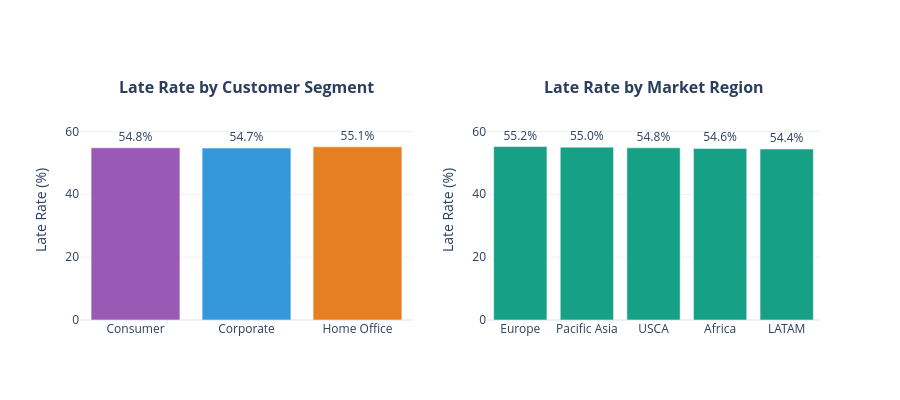

Notebook source saved alongside this figure:
### Code cell
# ============================================================
# 📊 EDA: CUSTOMER SEGMENT & MARKET ANALYSIS
# ============================================================

# Customer segment analysis
segment_analysis = df_raw.groupby('customer_segment').agg({
    'late_delivery_risk': ['mean', 'count']
}).round(3)
segment_analysis.columns = ['late_rate', 'order_count']

# Market analysis
market_analysis = df_raw.groupby('market').agg({
    'late_delivery_risk': ['mean', 'count']
}).round(3)
market_analysis.columns = ['late_rate', 'order_count']
market_analysis = market_analysis.sort_values('late_rate', ascending=False)

fig = make_subplots(
    rows=1, cols=2,
    subplot_titles=('<b>Late Rate by Customer Segment</b>', '<b>Late Rate by Market Region</b>')
)

# Customer segment
fig.add_trace(
    go.Bar(
        x=segment_analysis.index,
        y=segment_analysis['late_rate'] * 100,
        marker_color=['#9b59b6', '#3498db', '#e67e22'],
        text=[f"{r*100:.1f}%" for r in segment_analysis['late_rate']],
        textposition='outside'
    ),
    row=1, col=1
)

# Market region
fig.add_trace(
    go.Bar(
        x=market_analysis.index,
        y=market_analysis['late_rate'] * 100,
        marker_color='#16a085',
        text=[f"{r*100:.1f}%" for r in market_analysis['late_rate']],
        textposition='outside'
    ),
    row=1, col=2
)

fig.update_layout(height=400, showlegend=False)
fig.update_yaxes(title_text="Late Rate (%)", range=[0, 70])
fig.show()

print("\n👥 SEGMENT INSIGHTS:")
print(f"   • All customer segments show similar late delivery rates (~55%)")
print(f"   • LATAM and Africa markets show highest risk - logistics challenges")

### Figure 1 — Plotly figure (JSON) as saved in the notebook; plotly's stock layout.template omitted (floating-point values rounded to 4 significant figures)
{"data": [{"marker": {"color": ["#9b59b6", "#3498db", "#e67e22"]}, "text": ["54.8%", "54.7%", "55.1%"], "textposition": "outside", "type": "bar", "x": ["Consumer", "Corporate", "Home Office"], "xaxis": "x", "y": [54.8, 54.7, 55.1], "yaxis": "y"}, {"marker": {"color": "#16a085"}, "text": ["55.2%", "55.0%", "54.8%", "54.6%", "54.4%"], "textposition": "outside", "type": "bar", "x": ["Europe", "Pacific Asia", "USCA", "Africa", "LATAM"], "xaxis": "x2", "y": [55.2, 55.0, 54.8, 54.6, 54.4], "yaxis": "y2"}], "layout": {"annotations": [{"font": {"size": 16}, "showarrow": false, "text": "<b>Late Rate by Customer Segment</b>", "x": 0.225, "xanchor": "center", "xref": "paper", "y": 1, "yanchor": "bottom", "yref": "paper"}, {"font": {"size": 16}, "showarrow": false, "text": "<b>Late Rate by Market Region</b>", "x": 0.775, "xanchor": "center", "xref": "paper", "y": 1, "yanchor": "bottom", "yref": "paper"}], "height": 400, "showlegend": false, "xaxis": {"anchor": "y", "domain": [0, 0.45]}, "xaxis2": {"anchor": "y2", "domain": [0.55, 1]}, "yaxis": {"anchor": "x", "domain": [0, 1], "range": [0, 70], "title": {"text": "Late Rate (%)"}}, "yaxis2": {"anchor": "x2", "domain": [0, 1], "range": [0, 70], "title": {"text": "Late Rate (%)"}}}}
